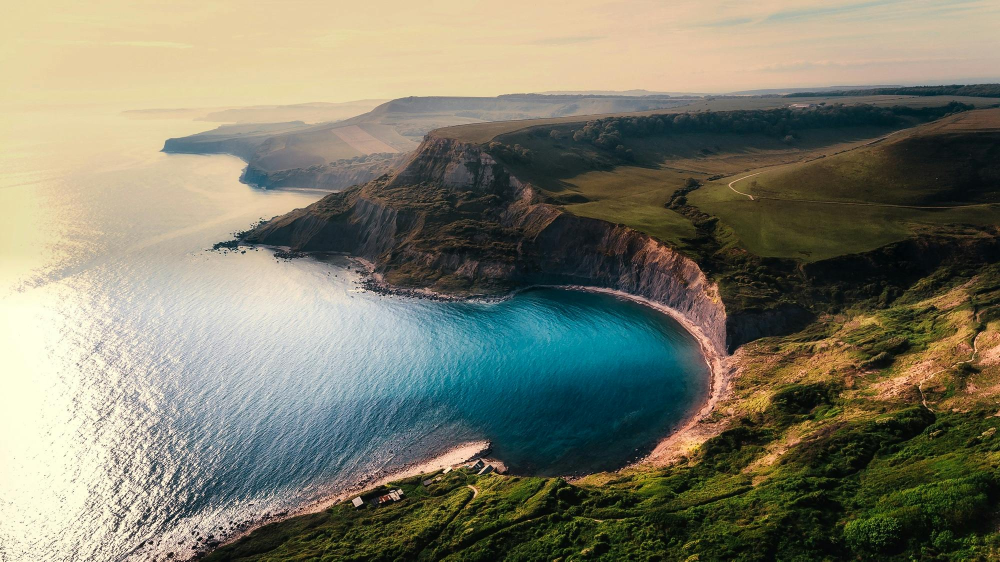
#> input picture foto_objListo.jpg, 2000 x 1123 px (shown at 1/2 size)
$ python CollagePromColor.py
#> lines starting #> are read from the running program, lines starting #| are printed output that depends on the picture
# -----------------------------------------------
# Importamos las librerías necesarias
# -----------------------------------------------
import cv2                      # OpenCV: librería para procesamiento y manipulación de imágenes
import numpy as np              # Numpy: operaciones matemáticas y manejo de arreglos
import os                       # OS: manejo de archivos y carpetas del sistema
import matplotlib.pyplot as plt # Matplotlib: para graficar estadísticas y visualizaciones

# -----------------------------------------------
# Función para calcular el color promedio de una imagen
# -----------------------------------------------
def color_promedio(img):
    img_resized = cv2.resize(img, (10, 10))     # Redimensionamos la imagen a 10x10 píxeles para simplificar el cálculo
    return img_resized.mean(axis=(0, 1))        # Calculamos el promedio de color por canal (BGR) en toda la imagen

# -----------------------------------------------
# Función para cargar los tiles y calcular sus colores promedio
# -----------------------------------------------
def cargar_tiles(ruta_tiles):
    tiles = []           # Lista donde se guardarán las imágenes de los tiles
    colores = []         # Lista donde se guardarán los colores promedio de cada tile
    for archivo in os.listdir(ruta_tiles):      # Recorremos todos los archivos dentro de la carpeta indicada
        if archivo.endswith('.jpg') or archivo.endswith('.png'):  # Filtramos solo imágenes con extensión .jpg o .png
            img = cv2.imread(os.path.join(ruta_tiles, archivo))   # Leemos la imagen con OpenCV
            if img is not None:                                   # Verificamos que la imagen se haya cargado correctamente
                tiles.append(img)                                 # Guardamos la imagen en la lista de tiles
                colores.append(color_promedio(img))               # Calculamos y guardamos su color promedio
    return tiles, colores                                         # Retornamos las listas de imágenes y colores

# -----------------------------------------------
# Función para dividir la imagen principal en bloques
# -----------------------------------------------
def dividir_imagen(img, bloques_x, bloques_y):
    alto, ancho, _ = img.shape              # Obtenemos dimensiones de la imagen (alto, ancho y canales de color)
    bloque_ancho = ancho // bloques_x       # Calculamos el ancho de cada bloque
    bloque_alto = alto // bloques_y         # Calculamos el alto de cada bloque
    bloques = []                            # Lista para almacenar los bloques de la imagen
    for y in range(bloques_y):              # Recorremos filas de bloques
        for x in range(bloques_x):          # Recorremos columnas de bloques
            bloque = img[y*bloque_alto:(y+1)*bloque_alto, x*bloque_ancho:(x+1)*bloque_ancho]  # Extraemos el bloque
            bloques.append(bloque)          # Guardamos el bloque en la lista
    return bloques, bloque_ancho, bloque_alto  # Retornamos los bloques y sus dimensiones

# -----------------------------------------------
# Función para encontrar el tile más parecido por color promedio
# -----------------------------------------------
def encontrar_tile_mas_parecido(color_bloque, colores_tiles):
    diferencias = [np.linalg.norm(color_bloque - c) for c in colores_tiles]  # Calculamos distancia euclidiana entre colores
    return np.argmin(diferencias)  # Retornamos el índice del tile con menor diferencia (más parecido)

# -----------------------------------------------
# Lista global para registrar los índices de tiles usados
# -----------------------------------------------
indices_usados = []  # Aquí se guardarán los índices de los tiles seleccionados para cada bloque

# -----------------------------------------------
# Función para construir el mosaico final
# -----------------------------------------------
def construir_mosaico(bloques, colores_tiles, tiles, bloque_ancho, bloque_alto, bloques_x, bloques_y):
    # Creamos una imagen vacía del tamaño total del mosaico
    mosaico = np.zeros((bloques_y * bloque_alto, bloques_x * bloque_ancho, 3), dtype=np.uint8)

    # Recorremos cada bloque de la imagen original
    for i, bloque in enumerate(bloques):
        color_bloque = color_promedio(bloque)  # Calculamos el color promedio del bloque
        indice = encontrar_tile_mas_parecido(color_bloque, colores_tiles)  # Buscamos el tile más parecido
        indices_usados.append(indice)  # Guardamos el índice del tile usado
        tile = cv2.resize(tiles[indice], (bloque_ancho, bloque_alto))  # Redimensionamos el tile al tamaño del bloque

        # Calculamos la posición donde debe colocarse el tile dentro del mosaico
        y = (i // bloques_x) * bloque_alto
        x = (i % bloques_x) * bloque_ancho

        # Pegamos el tile en la posición correspondiente
        mosaico[y:y+bloque_alto, x:x+bloque_ancho] = tile

    return mosaico  # Retornamos el mosaico final

# -----------------------------------------------
# Función para graficar cuántas veces se usó cada tile
# -----------------------------------------------
def graficar_uso_tiles(indices_usados):
    conteo = np.bincount(indices_usados)  # Contamos cuántas veces aparece cada índice
    plt.figure(figsize=(12, 6))           # Definimos tamaño de la gráfica
    plt.bar(range(len(conteo)), conteo, color='cornflowerblue')  # Dibujamos barras con frecuencia de uso
    plt.xlabel('Índice de imagen (tile)') # Etiqueta del eje X
    plt.ylabel('Número de veces usado')   # Etiqueta del eje Y
    plt.title('Frecuencia de uso de cada imagen en el mosaico')  # Título del gráfico
    plt.grid(True)                        # Activamos cuadrícula
    plt.tight_layout()                    # Ajustamos márgenes
    plt.savefig('grafico_uso_tiles_color_promedio.png')  # Guardamos la gráfica como imagen
    plt.show()                            # Mostramos la gráfica en pantalla

# -----------------------------------------------
# BLOQUE PRINCIPAL DEL PROGRAMA
# -----------------------------------------------

# Parámetros del mosaico: número de bloques en X y Y
bloques_x = 50
bloques_y = 50

# Cargamos la imagen principal que queremos convertir en mosaico
imagen_objetivo = cv2.imread('foto_objListo.jpg')
#> imagen_objetivo is the input picture: shape (1123, 2000, 3); mean B, G, R 106.1, 123.8, 124.8
if imagen_objetivo is None:  # Validamos que la imagen se haya cargado correctamente
    raise Exception("No se pudo cargar la imagen objetivo.")

# Cargamos los tiles y sus colores promedio desde la carpeta 'tiles'
tiles, colores_tiles = cargar_tiles('tiles')
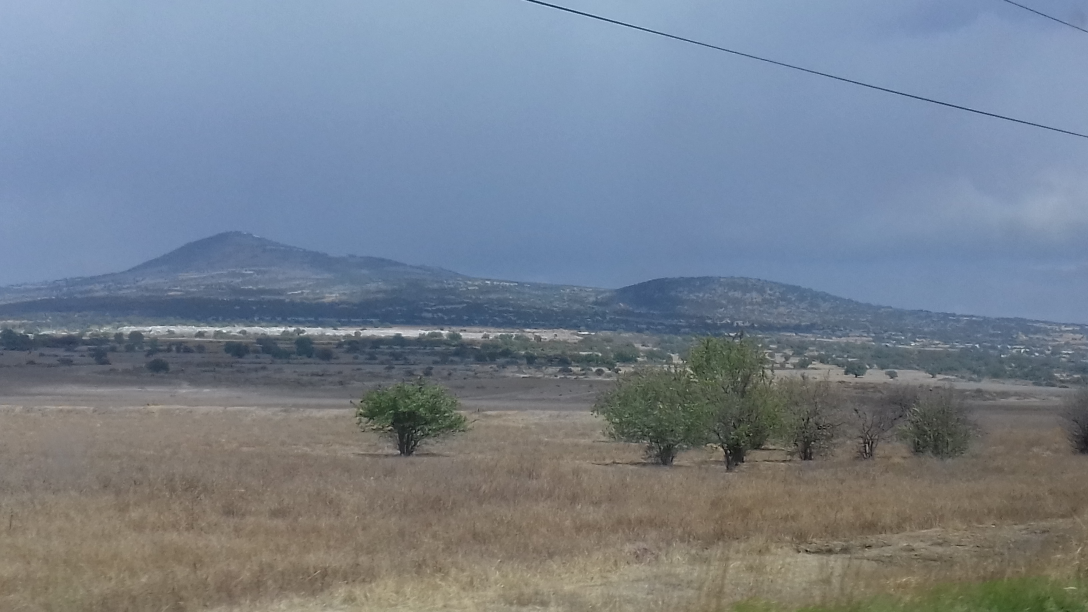
#> input picture tiles/20180331_142439.jpg, 3264 x 1836 px (shown at 1/3 size)
#> in cargar_tiles, img is the input picture: shape (1836, 3264, 3); mean B, G, R 141.2, 128.6, 118.3
#> tiles = 3 items; colores_tiles = [[143.2, 131.6, 121.8], [133.6, 125.4, 117.6], [132.9, 128.6, 123]]

# Dividimos la imagen objetivo en bloques
bloques, bloque_ancho, bloque_alto = dividir_imagen(imagen_objetivo, bloques_x, bloques_y)
#> after the loop in dividir_imagen, `for y in range(bloques_y):`: bloques = 2500 items
#> bloques = 2500 items; bloque_ancho = 40; bloque_alto = 22

# Construimos el mosaico reemplazando cada bloque por el tile más parecido
mosaico = construir_mosaico(bloques, colores_tiles, tiles, bloque_ancho, bloque_alto, bloques_x, bloques_y)
#> the loop in construir_mosaico, `for i, bloque in enumerate(bloques):` made 2500 passes
#> (color_bloque, diferencias in encontrar_tile_mas_parecido, y, x) on passes 1 to 3: ([165.6, 214.9, 230.9], [139.1, 147.9, 142], 0, 0), ([164.6, 215.3, 231.3], [139.5, 148.2, 142.2], 0, 40), ([164.6, 215.1, 231.4], [139.5, 148.2, 142.2], 0, 80)
#> pass 1, in construir_mosaico, `tile = cv2.resize(tiles[indice], (bloque_ancho, bloque_alto))`:
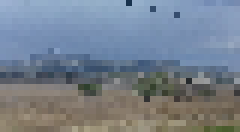
#> tile: shape (22, 40, 3) (shown 6 times larger); mean of channels 0, 1, 2 140.9, 128.3, 118; drawn as B, G, R
#> after the loop in construir_mosaico, `for i, bloque in enumerate(bloques):`:
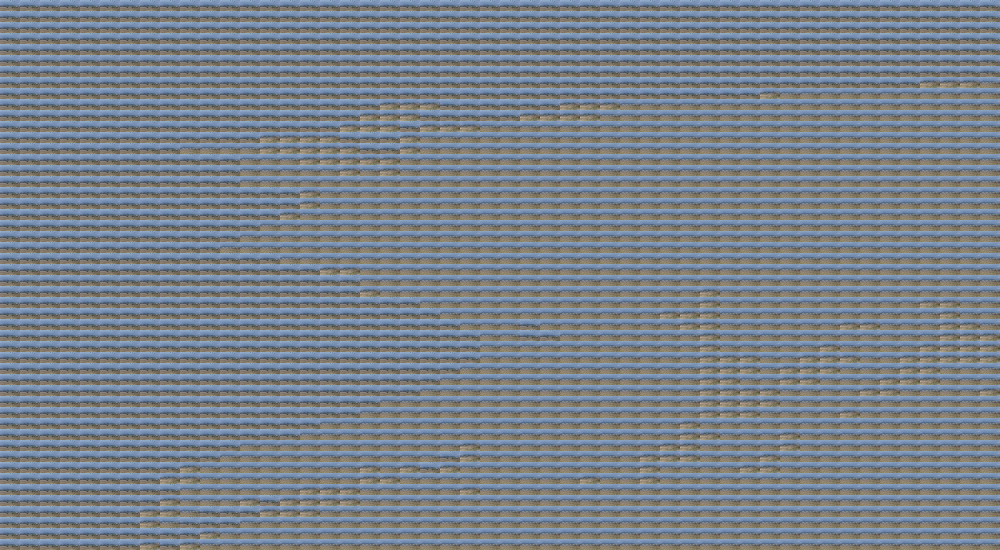
#> mosaico: shape (1100, 2000, 3) (shown at 1/2 size); mean of channels 0, 1, 2 138.9, 129.4, 120.9; drawn as B, G, R
#> after the loop in construir_mosaico, `for i, bloque in enumerate(bloques):`: indices_usados = 2500 values, max 2 at index 396, min 0 at index 0, mean 0.63

# Guardamos el mosaico como archivo de imagen
cv2.imwrite('fotomosaico_color_promedio.jpg', mosaico)

# Mostramos el mosaico en pantalla
cv2.imshow('Fotomosaico con Color Promedio', mosaico)
cv2.waitKey(0)              # Esperamos a que se presione una tecla
cv2.destroyAllWindows()     # Cerramos la ventana

# Generamos y mostramos el gráfico de uso de tiles
graficar_uso_tiles(indices_usados)
#> in graficar_uso_tiles, `conteo = np.bincount(indices_usados)`: conteo = [1082, 1261, 157]
#> in graficar_uso_tiles, `plt.savefig('grafico_uso_tiles_color_promedio.png')`:
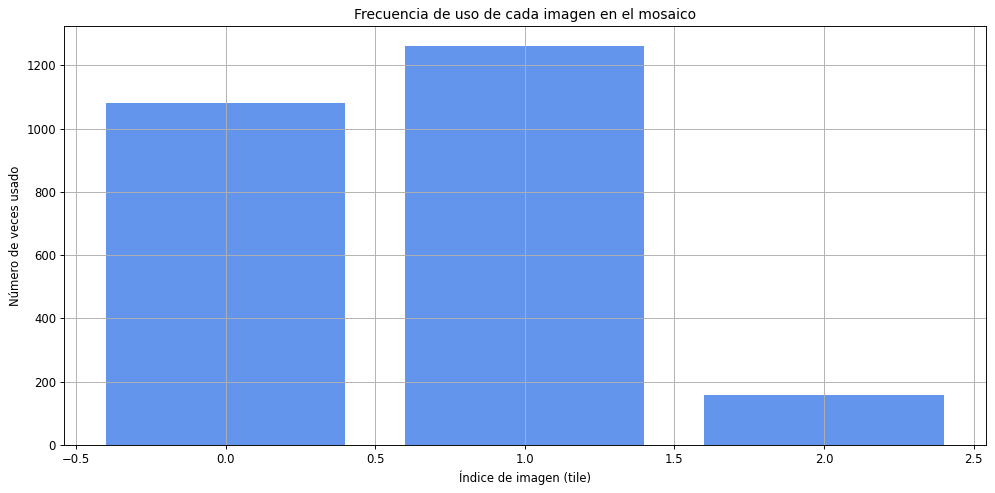
#> figure drawn by matplotlib, 1 panel; tallest bar 1261 high, from x = 0.6 to 1.4
